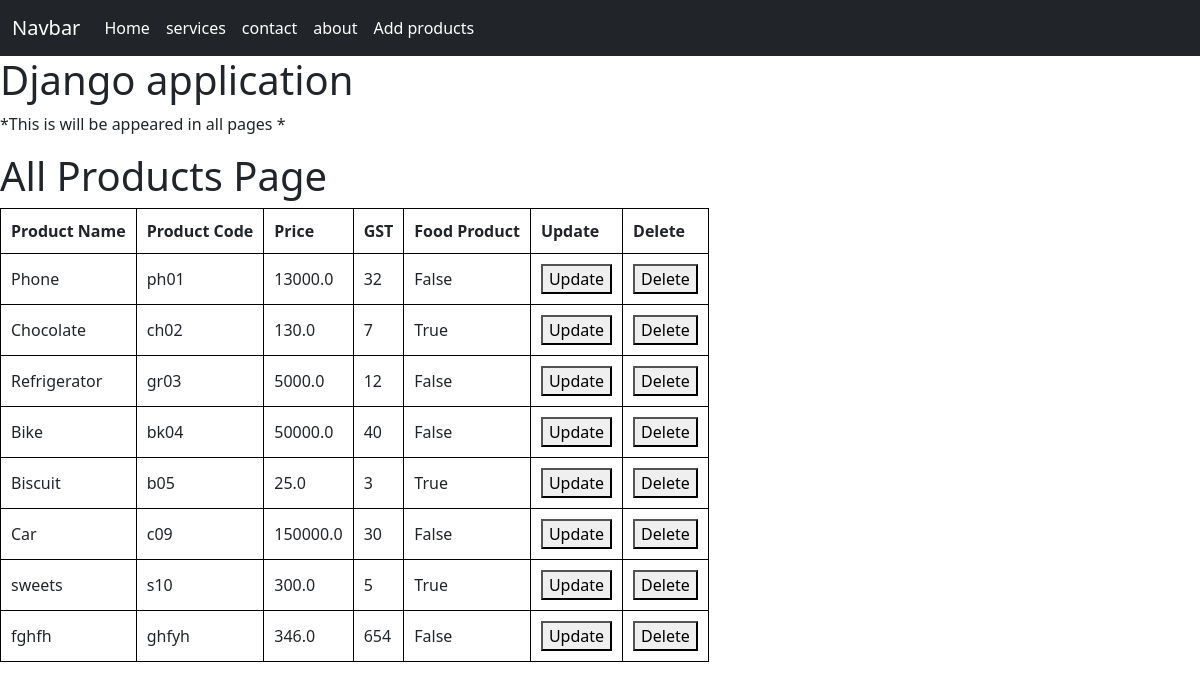
The page /myapplication/products/ on the database as committed earlier.
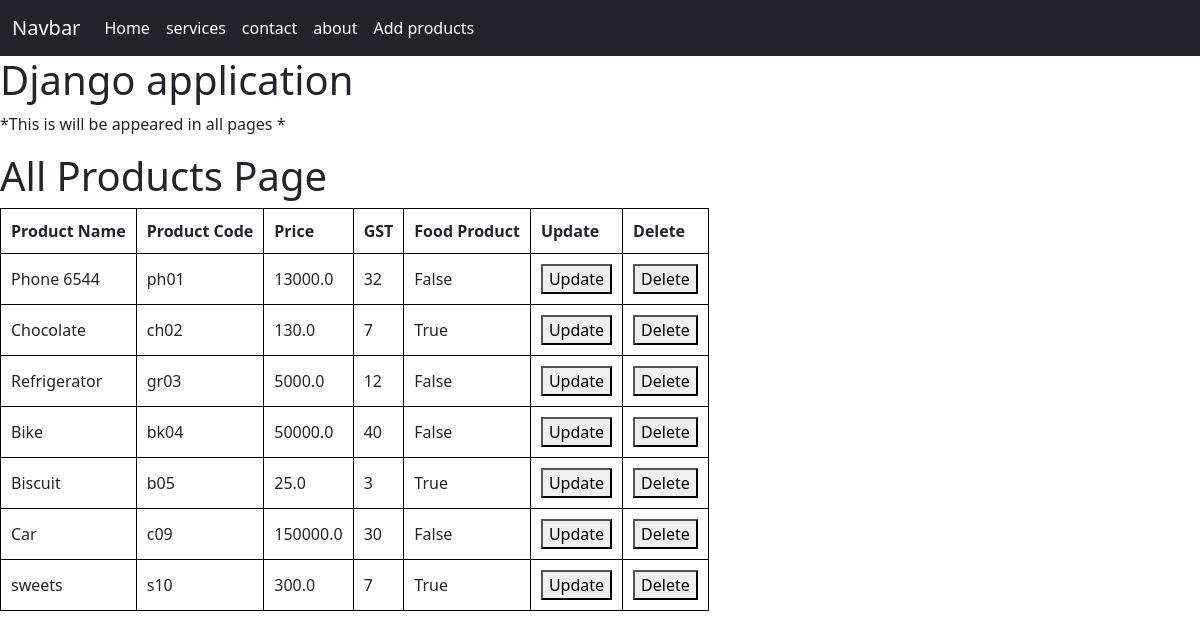
The same page on the database as committed later.
### my_application/models.py (models this page shows, shortened)
class Product(models.Model):
    product_name = models.CharField(max_length=250, null=True)
    product_code = models.CharField(max_length=250, null=True)
    price = models.FloatField(default=0)
    gst = models.IntegerField(default=0)
    food_product = models.BooleanField(default=False)
    uploaded_file = models.FileField(upload_to='documents/', null= True)

### my_application/views.py (the view)
# urls.py: path('products/',AllProducts.as_view(),name = 'all-products'),
class AllProducts(ListView):
    model = Product
    template_name = 'products.html'
    context_object_name = 'all_products'

### frontend/templates/products.html
{% extends 'base.html' %}
{% block content %}
<h1>All Products Page</h1>
<table>
    <thead>
        <tr>
            <th>Product Name</th>
            <th>Product Code</th>
            <th>Price</th>
            <th>GST</th>
            <th>Food Product</th>
            <th>Update</th>
            <th>Delete</th>
        </tr>
    </thead>
    <tbody>
        {%  for x in all_products %}
            <tr>
                <td>{{x.product_name}}</td>
                <td>{{x.product_code}}</td>
                <td>{{x.price}}</td>
                <td>{{x.gst}}</td>
                <td>{{x.food_product}}</td>
                <td>
                    <a href= "{% url 'update-products' x.pk %}">
                    <button>Update</button>
                </td>
                <td>
                    <a href= "{% url 'delete-products' x.pk %}">
                    <button>Delete</button>
                </td>
            </tr>
        {% endfor %}
    </tbody>
</table>
{% endblock %}

Rows that differ between the two databases and show on the page:
removed Product: product_name "fghfh", product_code "ghfyh", price "346.0", gst "654", food_product "False"
changed Product "ph01": product_name "Phone" → "Phone 6544"
changed Product "sweets": gst "5" → "7"
